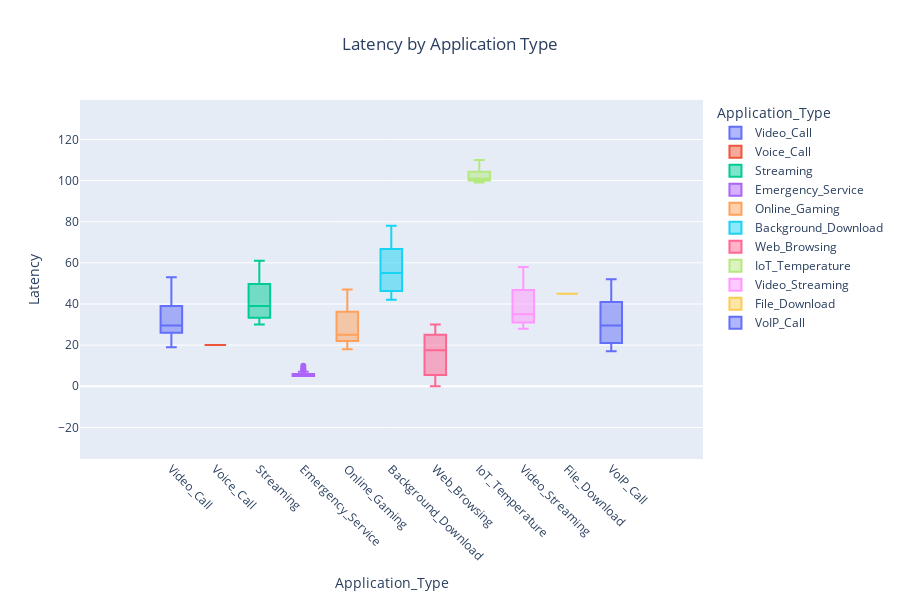

The notebook cell saved with this chart:
### Markdown cell above
### 2. Visualization

### Code cell
import plotly.express as px

# Assuming 'data' is a pandas DataFrame with columns 'Application_Type' and 'Latency'
fig = px.box(data, x='Application_Type', y='Latency', color='Application_Type', title='Latency by Application Type')

# Update layout for title and x-axis tick rotation
fig.update_layout(
    title={'text': 'Latency by Application Type', 'x': 0.5},
    xaxis={'tickangle': 45},
    width=900,
    height=600
)

# Show the plot
fig.show()

### Figure 1 — Plotly figure (JSON) as saved in the notebook; plotly's stock layout.template omitted (floating-point values rounded to 4 significant figures)
{"data": [{"alignmentgroup": "True", "hovertemplate": "Application_Type=%{x}<br>Latency=%{y}<extra></extra>", "legendgroup": "Video_Call", "marker": {"color": "#636efa"}, "name": "Video_Call", "notched": false, "offsetgroup": "Video_Call", "orientation": "v", "showlegend": true, "type": "box", "x": ["Video_Call", "Video_Call", "Video_Call", "Video_Call", "Video_Call", "Video_Call", "Video_Call", "Video_Call", "Video_Call", "Video_Call", "Video_Call", "Video_Call", "Video_Call", "Video_Call", "Video_Call", "Video_Call", "Video_Call", "Video_Call", "Video_Call", "Video_Call", "Video_Call", "Video_Call", "Video_Call", "Video_Call", "Video_Call", "Video_Call", "Video_Call", "Video_Call", "Video_Call", "Video_Call", "Video_Call", "Video_Call", "Video_Call", "Video_Call", "Video_Call", "Video_Call", "Video_Call", "Video_Call", "Video_Call", "Video_Call", "Video_Call", "Video_Call", "Video_Call", "Video_Call", "Video_Call", "Video_Call", "Video_Call", "Video_Call", "Video_Call", "Video_Call", "Video_Call", "Video_Call", "Video_Call", "Video_Call", "Video_Call", "Video_Call", "Video_Call", "Video_Call"], "x0": " ", "xaxis": "x", "y": [30, 32, 29, 31, 28, 30, 27, 29, 26, 30, 27, 29, 26, 28, 25, 27, 24, 26, 23, 24, 27, 25, 24, 19, 26, 27, 28, 25, 24, 25, 26, 27, 28, 29, 30, 31, 32, 33, 34, 35, 36, 37, 38, 39, 40, 41, 42, 43, 44, 45, 46, 47, 48, 49, 50, 51, 52, 53], "y0": " ", "yaxis": "y"}, {"alignmentgroup": "True", "hovertemplate": "Application_Type=%{x}<br>Latency=%{y}<extra></extra>", "legendgroup": "Voice_Call", "marker": {"color": "#EF553B"}, "name": "Voice_Call", "notched": false, "offsetgroup": "Voice_Call", "orientation": "v", "showlegend": true, "type": "box", "x": ["Voice_Call"], "x0": " ", "xaxis": "x", "y": [20], "y0": " ", "yaxis": "y"}, {"alignmentgroup": "True", "hovertemplate": "Application_Type=%{x}<br>Latency=%{y}<extra></extra>", "legendgroup": "Streaming", "marker": {"color": "#00cc96"}, "name": "Streaming", "notched": false, "offsetgroup": "Streaming", "orientation": "v", "showlegend": true, "type": "box", "x": ["Streaming", "Streaming", "Streaming", "Streaming", "Streaming", "Streaming", "Streaming", "Streaming", "Streaming", "Streaming", "Streaming", "Streaming", "Streaming", "Streaming", "Streaming", "Streaming", "Streaming", "Streaming", "Streaming", "Streaming", "Streaming", "Streaming", "Streaming", "Streaming", "Streaming", "Streaming", "Streaming", "Streaming", "Streaming", "Streaming", "Streaming", "Streaming", "Streaming", "Streaming", "Streaming", "Streaming", "Streaming", "Streaming", "Streaming", "Streaming", "Streaming", "Streaming", "Streaming", "Streaming", "Streaming", "Streaming", "Streaming"], "x0": " ", "xaxis": "x", "y": [40, 38, 37, 36, 35, 35, 34, 33, 32, 31, 32, 31, 32, 30, 32, 33, 31, 32, 33, 34, 35, 36, 37, 38, 39, 40, 41, 42, 43, 44, 45, 46, 47, 48, 49, 50, 51, 52, 53, 54, 55, 56, 57, 58, 59, 60, 61], "y0": " ", "yaxis": "y"}, {"alignmentgroup": "True", "hovertemplate": "Application_Type=%{x}<br>Latency=%{y}<extra></extra>", "legendgroup": "Emergency_Service", "marker": {"color": "#ab63fa"}, "name": "Emergency_Service", "notched": false, "offsetgroup": "Emergency_Service", "orientation": "v", "showlegend": true, "type": "box", "x": ["Emergency_Service", "Emergency_Service", "Emergency_Service", "Emergency_Service", "Emergency_Service", "Emergency_Service", "Emergency_Service", "Emergency_Service", "Emergency_Service", "Emergency_Service", "Emergency_Service", "Emergency_Service", "Emergency_Service", "Emergency_Service", "Emergency_Service", "Emergency_Service", "Emergency_Service", "Emergency_Service", "Emergency_Service", "Emergency_Service", "Emergency_Service", "Emergency_Service", "Emergency_Service", "Emergency_Service", "Emergency_Service", "Emergency_Service", "Emergency_Service", "Emergency_Service", "Emergency_Service", "Emergency_Service", "Emergency_Service", "Emergency_Service", "Emergency_Service", "Emergency_Service", "Emergency_Service", "Emergency_Service", "Emergency_Service", "Emergency_Service", "Emergency_Service", "Emergency_Service", "Emergency_Service", "Emergency_Service", "Emergency_Service", "Emergency_Service", "Emergency_Service", "Emergency_Service", "Emergency_Service"], "x0": " ", "xaxis": "x", "y": [10, 9, 8, 7, 7, 8, 7, 6, 6, 6, 6, 6, 6, 5, 5, 5, 5, 5, 5, 5, 5, 5, 5, 5, 5, 5, 5, 5, 5, 5, 5, 5, 5, 5, 5, 5, 5, 5, 5, 5, 5, 5, 5, 5, 5, 5, 5], "y0": " ", "yaxis": "y"}, {"alignmentgroup": "True", "hovertemplate": "Application_Type=%{x}<br>Latency=%{y}<extra></extra>", "legendgroup": "Online_Gaming", "marker": {"color": "#FFA15A"}, "name": "Online_Gaming", "notched": false, "offsetgroup": "Online_Gaming", "orientation": "v", "showlegend": true, "type": "box", "x": ["Online_Gaming", "Online_Gaming", "Online_Gaming", "Online_Gaming", "Online_Gaming", "Online_Gaming", "Online_Gaming", "Online_Gaming", "Online_Gaming", "Online_Gaming", "Online_Gaming", "Online_Gaming", "Online_Gaming", "Online_Gaming", "Online_Gaming", "Online_Gaming", "Online_Gaming", "Online_Gaming", "Online_Gaming", "Online_Gaming", "Online_Gaming", "Online_Gaming", "Online_Gaming", "Online_Gaming", "Online_Gaming", "Online_Gaming", "Online_Gaming", "Online_Gaming", "Online_Gaming", "Online_Gaming", "Online_Gaming", "Online_Gaming", "Online_Gaming", "Online_Gaming", "Online_Gaming", "Online_Gaming", "Online_Gaming", "Online_Gaming", "Online_Gaming", "Online_Gaming", "Online_Gaming", "Online_Gaming", "Online_Gaming", "Online_Gaming", "Online_Gaming"], "x0": " ", "xaxis": "x", "y": [25, 24, 23, 24, 25, 24, 23, 22, 21, 20, 22, 21, 22, 20, 19, 18, 19, 20, 21, 22, 23, 24, 25, 26, 27, 28, 29, 30, 31, 32, 33, 34, 35, 36, 37, 38, 39, 40, 41, 42, 43, 44, 45, 46, 47], "y0": " ", "yaxis": "y"}, {"alignmentgroup": "True", "hovertemplate": "Application_Type=%{x}<br>Latency=%{y}<extra></extra>", "legendgroup": "Background_Download", "marker": {"color": "#19d3f3"}, "name": "Background_Download", "notched": false, "offsetgroup": "Background_Download", "orientation": "v", "showlegend": true, "type": "box", "x": ["Background_Download", "Background_Download", "Background_Download", "Background_Download", "Background_Download", "Background_Download", "Background_Download", "Background_Download", "Background_Download", "Background_Download", "Background_Download", "Background_Download", "Background_Download", "Background_Download", "Background_Download", "Background_Download", "Background_Download", "Background_Download", "Background_Download", "Background_Download", "Background_Download", "Background_Download", "Background_Download", "Background_Download", "Background_Download", "Background_Download", "Background_Download", "Background_Download", "Background_Download", "Background_Download", "Background_Download", "Background_Download", "Background_Download", "Background_Download", "Background_Download", "Background_Download", "Background_Download", "Background_Download", "Background_Download", "Background_Download", "Background_Download", "Background_Download", "Background_Download", "Background_Download", "Background_Download", "Background_Download", "Background_Download"], "x0": " ", "xaxis": "x", "y": [50, 48, 47, 46, 45, 46, 45, 44, 43, 42, 44, 43, 44, 46, 45, 47, 48, 49, 50, 51, 52, 53, 54, 55, 56, 57, 58, 59, 60, 61, 62, 63, 64, 65, 66, 67, 68, 69, 70, 71, 72, 73, 74, 75, 76, 77, 78], "y0": " ", "yaxis": "y"}, {"alignmentgroup": "True", "hovertemplate": "Application_Type=%{x}<br>Latency=%{y}<extra></extra>", "legendgroup": "Web_Browsing", "marker": {"color": "#FF6692"}, "name": "Web_Browsing", "notched": false, "offsetgroup": "Web_Browsing", "orientation": "v", "showlegend": true, "type": "box", "x": ["Web_Browsing", "Web_Browsing", "Web_Browsing", "Web_Browsing", "Web_Browsing", "Web_Browsing", "Web_Browsing", "Web_Browsing", "Web_Browsing", "Web_Browsing", "Web_Browsing", "Web_Browsing", "Web_Browsing", "Web_Browsing", "Web_Browsing", "Web_Browsing", "Web_Browsing", "Web_Browsing", "Web_Browsing", "Web_Browsing", "Web_Browsing", "Web_Browsing", "Web_Browsing", "Web_Browsing", "Web_Browsing", "Web_Browsing", "Web_Browsing", "Web_Browsing", "Web_Browsing", "Web_Browsing", "Web_Browsing", "Web_Browsing", "Web_Browsing", "Web_Browsing", "Web_Browsing", "Web_Browsing", "Web_Browsing", "Web_Browsing", "Web_Browsing", "Web_Browsing", "Web_Browsing", "Web_Browsing", "Web_Browsing", "Web_Browsing", "Web_Browsing", "Web_Browsing", "Web_Browsing", "Web_Browsing"], "x0": " ", "xaxis": "x", "y": [30, 28, 29, 27, 28, 27, 26, 25, 24, 23, 25, 24, 25, 28, 27, 26, 25, 24, 23, 22, 21, 20, 19, 18, 17, 16, 15, 14, 13, 12, 11, 10, 9, 8, 7, 6, 5, 4, 3, 2, 1, 0, 0, 0, 0, 0, 0, 0], "y0": " ", "yaxis": "y"}, {"alignmentgroup": "True", "hovertemplate": "Application_Type=%{x}<br>Latency=%{y}<extra></extra>", "legendgroup": "IoT_Temperature", "marker": {"color": "#B6E880"}, "name": "IoT_Temperature", "notched": false, "offsetgroup": "IoT_Temperature", "orientation": "v", "showlegend": true, "type": "box", "x": ["IoT_Temperature", "IoT_Temperature", "IoT_Temperature", "IoT_Temperature", "IoT_Temperature", "IoT_Temperature", "IoT_Temperature", "IoT_Temperature", "IoT_Temperature", "IoT_Temperature", "IoT_Temperature", "IoT_Temperature", "IoT_Temperature"], "x0": " ", "xaxis": "x", "y": [100, 105, 110, 105, 104, 103, 102, 101, 100, 99, 100, 99, 100], "y0": " ", "yaxis": "y"}, {"alignmentgroup": "True", "hovertemplate": "Application_Type=%{x}<br>Latency=%{y}<extra></extra>", "legendgroup": "Video_Streaming", "marker": {"color": "#FF97FF"}, "name": "Video_Streaming", "notched": false, "offsetgroup": "Video_Streaming", "orientation": "v", "showlegend": true, "type": "box", "x": ["Video_Streaming", "Video_Streaming", "Video_Streaming", "Video_Streaming", "Video_Streaming", "Video_Streaming", "Video_Streaming", "Video_Streaming", "Video_Streaming", "Video_Streaming", "Video_Streaming", "Video_Streaming", "Video_Streaming", "Video_Streaming", "Video_Streaming", "Video_Streaming", "Video_Streaming", "Video_Streaming", "Video_Streaming", "Video_Streaming", "Video_Streaming", "Video_Streaming", "Video_Streaming", "Video_Streaming", "Video_Streaming", "Video_Streaming", "Video_Streaming", "Video_Streaming", "Video_Streaming", "Video_Streaming", "Video_Streaming", "Video_Streaming", "Video_Streaming", "Video_Streaming", "Video_Streaming", "Video_Streaming", "Video_Streaming", "Video_Streaming", "Video_Streaming", "Video_Streaming", "Video_Streaming", "Video_Streaming", "Video_Streaming", "Video_Streaming", "Video_Streaming", "Video_Streaming", "Video_Streaming"], "x0": " ", "xaxis": "x", "y": [35, 34, 33, 32, 31, 32, 31, 30, 29, 28, 29, 30, 29, 29, 28, 30, 31, 30, 29, 31, 32, 33, 34, 35, 36, 37, 38, 39, 40, 41, 42, 43, 44, 45, 46, 47, 48, 49, 50, 51, 52, 53, 54, 55, 56, 57, 58], "y0": " ", "yaxis": "y"}, {"alignmentgroup": "True", "hovertemplate": "Application_Type=%{x}<br>Latency=%{y}<extra></extra>", "legendgroup": "File_Download", "marker": {"color": "#FECB52"}, "name": "File_Download", "notched": false, "offsetgroup": "File_Download", "orientation": "v", "showlegend": true, "type": "box", "x": ["File_Download"], "x0": " ", "xaxis": "x", "y": [45], "y0": " ", "yaxis": "y"}, {"alignmentgroup": "True", "hovertemplate": "Application_Type=%{x}<br>Latency=%{y}<extra></extra>", "legendgroup": "VoIP_Call", "marker": {"color": "#636efa"}, "name": "VoIP_Call", "notched": false, "offsetgroup": "VoIP_Call", "orientation": "v", "showlegend": true, "type": "box", "x": ["VoIP_Call", "VoIP_Call", "VoIP_Call", "VoIP_Call", "VoIP_Call", "VoIP_Call", "VoIP_Call", "VoIP_Call", "VoIP_Call", "VoIP_Call", "VoIP_Call", "VoIP_Call", "VoIP_Call", "VoIP_Call", "VoIP_Call", "VoIP_Call", "VoIP_Call", "VoIP_Call", "VoIP_Call", "VoIP_Call", "VoIP_Call", "VoIP_Call", "VoIP_Call", "VoIP_Call", "VoIP_Call", "VoIP_Call", "VoIP_Call", "VoIP_Call", "VoIP_Call", "VoIP_Call", "VoIP_Call", "VoIP_Call", "VoIP_Call", "VoIP_Call", "VoIP_Call", "VoIP_Call", "VoIP_Call", "VoIP_Call", "VoIP_Call", "VoIP_Call", "VoIP_Call", "VoIP_Call", "VoIP_Call", "VoIP_Call", "VoIP_Call", "VoIP_Call"], "x0": " ", "xaxis": "x", "y": [22, 21, 20, 20, 21, 20, 19, 18, 17, 18, 19, 18, 19, 20, 21, 22, 23, 24, 25, 26, 27, 28, 29, 30, 31, 32, 33, 34, 35, 36, 37, 38, 39, 40, 41, 42, 43, 44, 45, 46, 47, 48, 49, 50, 51, 52], "y0": " ", "yaxis": "y"}], "layout": {"boxmode": "overlay", "height": 600, "legend": {"title": {"text": "Application_Type"}, "tracegroupgap": 0}, "title": {"text": "Latency by Application Type", "x": 0.5}, "width": 900, "xaxis": {"anchor": "y", "autorange": false, "categoryarray": ["Video_Call", "Voice_Call", "Streaming", "Emergency_Service", "Online_Gaming", "Background_Download", "Web_Browsing", "IoT_Temperature", "Video_Streaming", "File_Download", "VoIP_Call"], "categoryorder": "array", "domain": [0, 1], "range": [-2.077, 12.09], "tickangle": 45, "title": {"text": "Application_Type"}, "type": "category"}, "yaxis": {"anchor": "x", "autorange": false, "domain": [0, 1], "range": [-35.36, 139.1], "title": {"text": "Latency"}, "type": "linear"}}}
